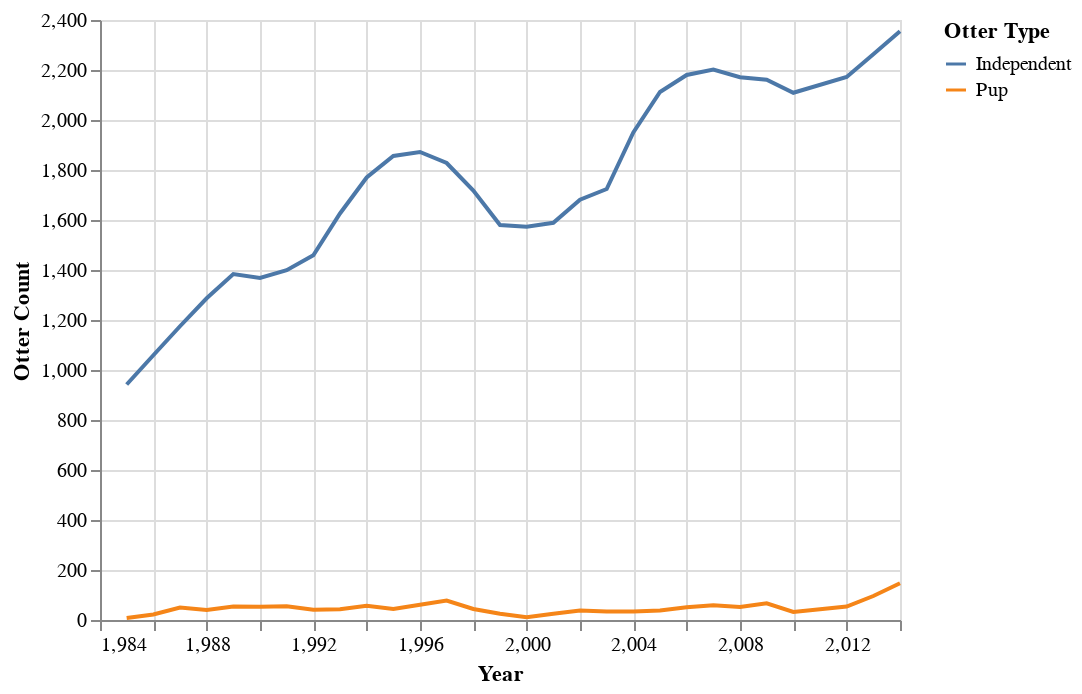

The code cell stored with this chart in its notebook:
### Code cell
# otter_groups_year = pd.DataFrame(census.groupby('Year')['total_otters'].sum())
# otter_groups_year = otter_groups_year.reset_index()
# alt.Chart(otter_groups_year).mark_line().encode(
#     x='Year',
#     y='total_otters'
# )

indepedent_groups_year = pd.DataFrame(census.groupby('Year')['independent_otters'].sum()).independent_otters
pup_groups_year = pd.DataFrame(census.groupby('Year')['pup_otters'].sum()).pup_otters
otter_groups_year = pd.DataFrame({
        'Year':list(census.Year.unique())*2,
        'Otter Count': list(indepedent_groups_year)+list(pup_groups_year),
        'Otter Type': ['Independent']*len(indepedent_groups_year) + ['Pup']*len(pup_groups_year)
    })

alt.Chart(otter_groups_year).mark_line().encode(
    x='Year',
    y='Otter Count',
    color='Otter Type'
)

### Figure 1 — Vega-Lite specification as saved in the notebook (floating-point values rounded to 4 significant figures)
{"config": {"view": {"continuousWidth": 400, "continuousHeight": 300}}, "data": {"name": "data-f62dbb8215925614014f4ad0e47f61c9"}, "mark": "line", "encoding": {"color": {"type": "nominal", "field": "Otter Type"}, "x": {"type": "quantitative", "field": "Year"}, "y": {"type": "quantitative", "field": "Otter Count"}}, "$schema": "https://vega.github.io/schema/vega-lite/v4.8.1.json", "datasets": {"data-f62dbb8215925614014f4ad0e47f61c9": [{"Year": 1985.0, "Otter Count": 942, "Otter Type": "Independent"}, {"Year": 1986.0, "Otter Count": 1059, "Otter Type": "Independent"}, {"Year": 1987.0, "Otter Count": 1175, "Otter Type": "Independent"}, {"Year": 1988.0, "Otter Count": 1287, "Otter Type": "Independent"}, {"Year": 1989.0, "Otter Count": 1384, "Otter Type": "Independent"}, {"Year": 1990.0, "Otter Count": 1368, "Otter Type": "Independent"}, {"Year": 1991.0, "Otter Count": 1399, "Otter Type": "Independent"}, {"Year": 1992.0, "Otter Count": 1459, "Otter Type": "Independent"}, {"Year": 1993.0, "Otter Count": 1626, "Otter Type": "Independent"}, {"Year": 1994.0, "Otter Count": 1770, "Otter Type": "Independent"}, {"Year": 1995.0, "Otter Count": 1856, "Otter Type": "Independent"}, {"Year": 1996.0, "Otter Count": 1872, "Otter Type": "Independent"}, {"Year": 1997.0, "Otter Count": 1828, "Otter Type": "Independent"}, {"Year": 1998.0, "Otter Count": 1718, "Otter Type": "Independent"}, {"Year": 1999.0, "Otter Count": 1580, "Otter Type": "Independent"}, {"Year": 2000.0, "Otter Count": 1573, "Otter Type": "Independent"}, {"Year": 2001.0, "Otter Count": 1589, "Otter Type": "Independent"}, {"Year": 2002.0, "Otter Count": 1681, "Otter Type": "Independent"}, {"Year": 2003.0, "Otter Count": 1724, "Otter Type": "Independent"}, {"Year": 2004.0, "Otter Count": 1950, "Otter Type": "Independent"}, {"Year": 2005.0, "Otter Count": 2112, "Otter Type": "Independent"}, {"Year": 2006.0, "Otter Count": 2180, "Otter Type": "Independent"}, {"Year": 2007.0, "Otter Count": 2202, "Otter Type": "Independent"}, {"Year": 2008.0, "Otter Count": 2171, "Otter Type": "Independent"}, {"Year": 2009.0, "Otter Count": 2161, "Otter Type": "Independent"}, {"Year": 2010.0, "Otter Count": 2109, "Otter Type": "Independent"}, {"Year": 2012.0, "Otter Count": 2172, "Otter Type": "Independent"}, {"Year": 2013.0, "Otter Count": 2263, "Otter Type": "Independent"}, {"Year": 2014.0, "Otter Count": 2355, "Otter Type": "Independent"}, {"Year": 1985.0, "Otter Count": 8, "Otter Type": "Pup"}, {"Year": 1986.0, "Otter Count": 22, "Otter Type": "Pup"}, {"Year": 1987.0, "Otter Count": 50, "Otter Type": "Pup"}, {"Year": 1988.0, "Otter Count": 40, "Otter Type": "Pup"}, {"Year": 1989.0, "Otter Count": 54, "Otter Type": "Pup"}, {"Year": 1990.0, "Otter Count": 53, "Otter Type": "Pup"}, {"Year": 1991.0, "Otter Count": 55, "Otter Type": "Pup"}, {"Year": 1992.0, "Otter Count": 41, "Otter Type": "Pup"}, {"Year": 1993.0, "Otter Count": 43, "Otter Type": "Pup"}, {"Year": 1994.0, "Otter Count": 57, "Otter Type": "Pup"}, {"Year": 1995.0, "Otter Count": 44, "Otter Type": "Pup"}, {"Year": 1996.0, "Otter Count": 61, "Otter Type": "Pup"}, {"Year": 1997.0, "Otter Count": 78, "Otter Type": "Pup"}, {"Year": 1998.0, "Otter Count": 44, "Otter Type": "Pup"}, {"Year": 1999.0, "Otter Count": 25, "Otter Type": "Pup"}, {"Year": 2000.0, "Otter Count": 11, "Otter Type": "Pup"}, {"Year": 2001.0, "Otter Count": 25, "Otter Type": "Pup"}, {"Year": 2002.0, "Otter Count": 38, "Otter Type": "Pup"}, {"Year": 2003.0, "Otter Count": 34, "Otter Type": "Pup"}, {"Year": 2004.0, "Otter Count": 34, "Otter Type": "Pup"}, {"Year": 2005.0, "Otter Count": 38, "Otter Type": "Pup"}, {"Year": 2006.0, "Otter Count": 51, "Otter Type": "Pup"}, {"Year": 2007.0, "Otter Count": 59, "Otter Type": "Pup"}, {"Year": 2008.0, "Otter Count": 52, "Otter Type": "Pup"}, {"Year": 2009.0, "Otter Count": 67, "Otter Type": "Pup"}, {"Year": 2010.0, "Otter Count": 32, "Otter Type": "Pup"}, {"Year": 2012.0, "Otter Count": 54, "Otter Type": "Pup"}, {"Year": 2013.0, "Otter Count": 96, "Otter Type": "Pup"}, {"Year": 2014.0, "Otter Count": 147, "Otter Type": "Pup"}]}}
